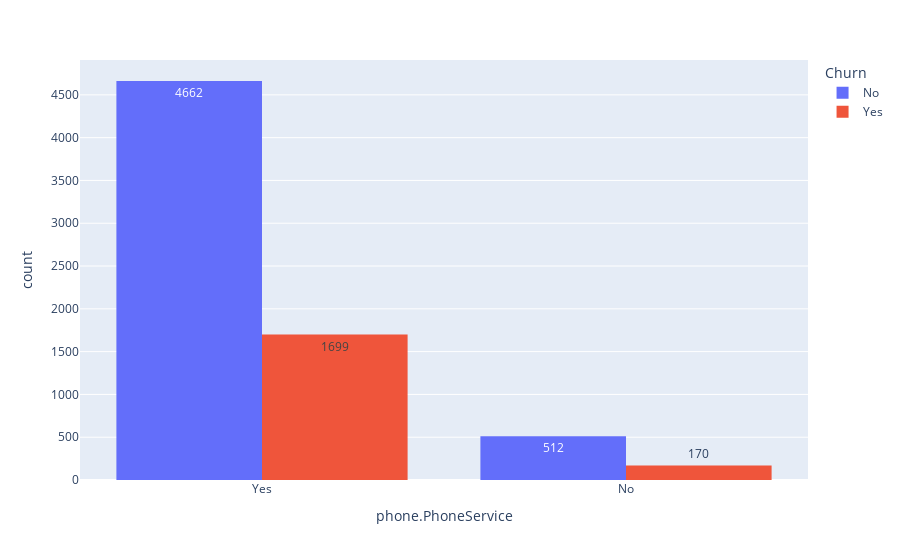

Write notebook code for a chart like this one.
### Code cell
px.histogram(df_plano, x = 'phone.PhoneService',  text_auto = True, color = 'Churn', barmode = 'group')

### Figure 1 — Plotly figure (JSON) as saved in the notebook; plotly's stock layout.template omitted (floating-point values rounded to 4 significant figures; data arrays with more than 128 entries replaced by an {"elided": "..."} marker saying what was removed)
{"data": [{"alignmentgroup": "True", "bingroup": "x", "hovertemplate": "Churn=No<br>phone.PhoneService=%{x}<br>count=%{y}<extra></extra>", "legendgroup": "No", "marker": {"color": "#636efa", "pattern": {"shape": ""}}, "name": "No", "offsetgroup": "No", "orientation": "v", "showlegend": true, "texttemplate": "%{value}", "type": "histogram", "x": {"elided": "5174 str values"}, "xaxis": "x", "yaxis": "y"}, {"alignmentgroup": "True", "bingroup": "x", "hovertemplate": "Churn=Yes<br>phone.PhoneService=%{x}<br>count=%{y}<extra></extra>", "legendgroup": "Yes", "marker": {"color": "#EF553B", "pattern": {"shape": ""}}, "name": "Yes", "offsetgroup": "Yes", "orientation": "v", "showlegend": true, "texttemplate": "%{value}", "type": "histogram", "x": {"elided": "1869 str values"}, "xaxis": "x", "yaxis": "y"}], "layout": {"barmode": "group", "legend": {"title": {"text": "Churn"}, "tracegroupgap": 0}, "margin": {"t": 60}, "xaxis": {"anchor": "y", "domain": [0, 1], "title": {"text": "phone.PhoneService"}}, "yaxis": {"anchor": "x", "domain": [0, 1], "title": {"text": "count"}}}}
